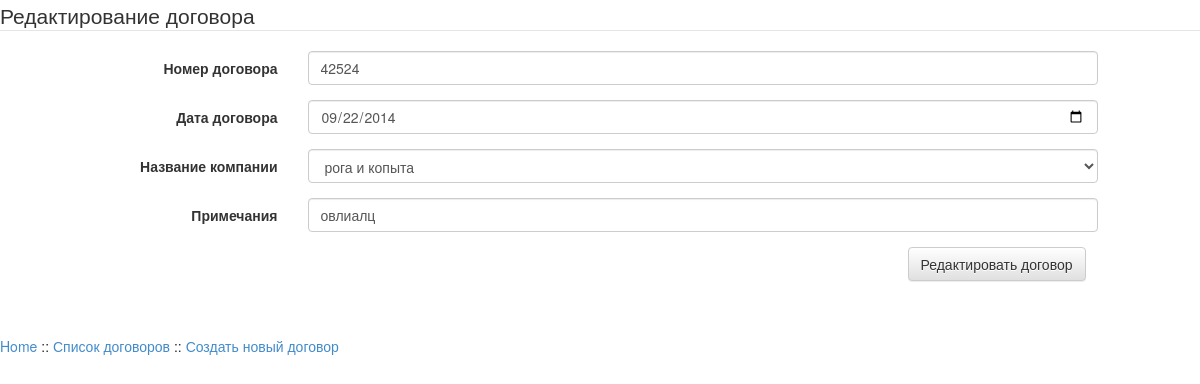
Before: /contract/dogovor.php?id=1 with the older database file.
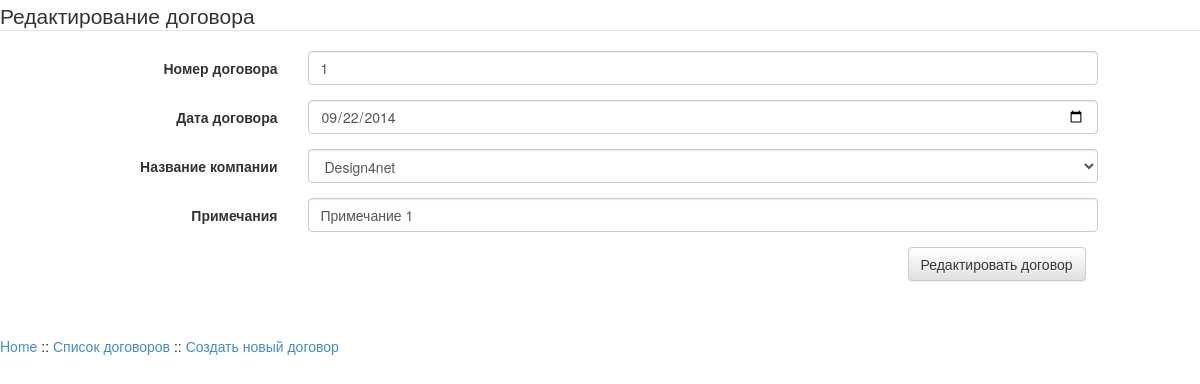
After: the same page with the newer database file.
### tables this page shows
CREATE TABLE IF NOT EXISTS `contract` (
  `id` int(10) unsigned NOT NULL AUTO_INCREMENT,
  `nomer` text NOT NULL,
  `date` date NOT NULL,
  `company_id` int(5) NOT NULL,
  `prim` text NOT NULL,
  PRIMARY KEY (`id`)
);

CREATE TABLE IF NOT EXISTS `company` (
  `id` int(10) unsigned NOT NULL AUTO_INCREMENT,
  `name` text NOT NULL,
  `director` text NOT NULL,
  `requisites` text NOT NULL,
  PRIMARY KEY (`id`)
);

### contract/dogovor.php (the view, shortened to what this page needs)
<!DOCTYPE html>
<html>
    <head>
		<link rel="stylesheet" href="../css/bootstrap.min.css">
		<link rel="stylesheet" href="../css/bootstrap-theme.min.css">
	</head>
<body>
<?php
	require_once '../login.php';
	$link = mysqli_connect($host, $user, $password, $db);
	$idset=$_REQUEST['id'];
	$query = "SELECT `contract`.`id`, `contract`.`nomer`, `contract`.`date`, `contract`.`company_id`, `company`.`name`, `contract`.`prim`
	FROM `contract` JOIN `company` ON `contract`.`company_id` = `company`.`id`
	WHERE  `contract`.`id`='$idset'";
	$result = mysqli_query($link, $query);
	$query2 = "SELECT `company`.`id` , `company`.`name`
	FROM `company`";
	$result2 = mysqli_query($link, $query2);
	$row = mysqli_fetch_array($result, MYSQLI_ASSOC);
	echo '<form class="form-horizontal" role="form" action="update-dogovor.php" method="post" name="dogovor">
	<legend>Редактирование договора</legend>
	<div class="form-group">
		<label class="col-sm-3 control-label">Номер договора</label>
		<div class="col-sm-8">
			<input class="form-control" type="text" name="nomer" value="'.$row['nomer'].'">
		</div>
	</div>
	<div class="form-group">
		<label class="col-sm-3 control-label">Дата договора</label>
		<div class="col-sm-8">
			<input class="form-control" type="date" min="2000-01-01" name="date" value="'.$row['date'].'">
		</div>
	</div>
	<div class="form-group">
		<label class="col-sm-3 control-label">Название компании</label>
		<div class="col-sm-8">
			<select class="form-control" name="company_id">';
			while ($row2 = mysqli_fetch_array($result2, MYSQLI_ASSOC)) {
		echo '<option value="'.$row2['id'].'"';
		if ($row2['id']==$row['company_id']) echo ' selected ';
		echo ' >' . $row2['name'] . '</option>';
	}
	echo '
			</select>
		</div>
	</div>
	<div class="form-group">
		<label class="col-sm-3 control-label">Примечания</label>
		<div class="col-sm-8">
			<input class="form-control" type="text" name="prim" value="'.$row['prim'].'">
		</div>
	</div>
	<div class="form-group">
		<div class="col-sm-offset-9">
			<input type="hidden" name="id" value="'.$row['id'].'">
			<button type="submit" class="btn btn-default">Редактировать договор</button>
		</div>
	</div>
</form>';
	echo '<br /><br /><p><a href="../index.php">Home</a> :: <a href="dogovora.php">Список договоров</a> :: <a href="new-dogovor.php">Создать новый договор</a></p>';
?>
</body>
</html>

Changed rows visible on the page:
changed contract: nomer "42524" → "1"; company_id "рога и копыта" → "Design4net"; prim "овлиалц" → "Примечание 1"
